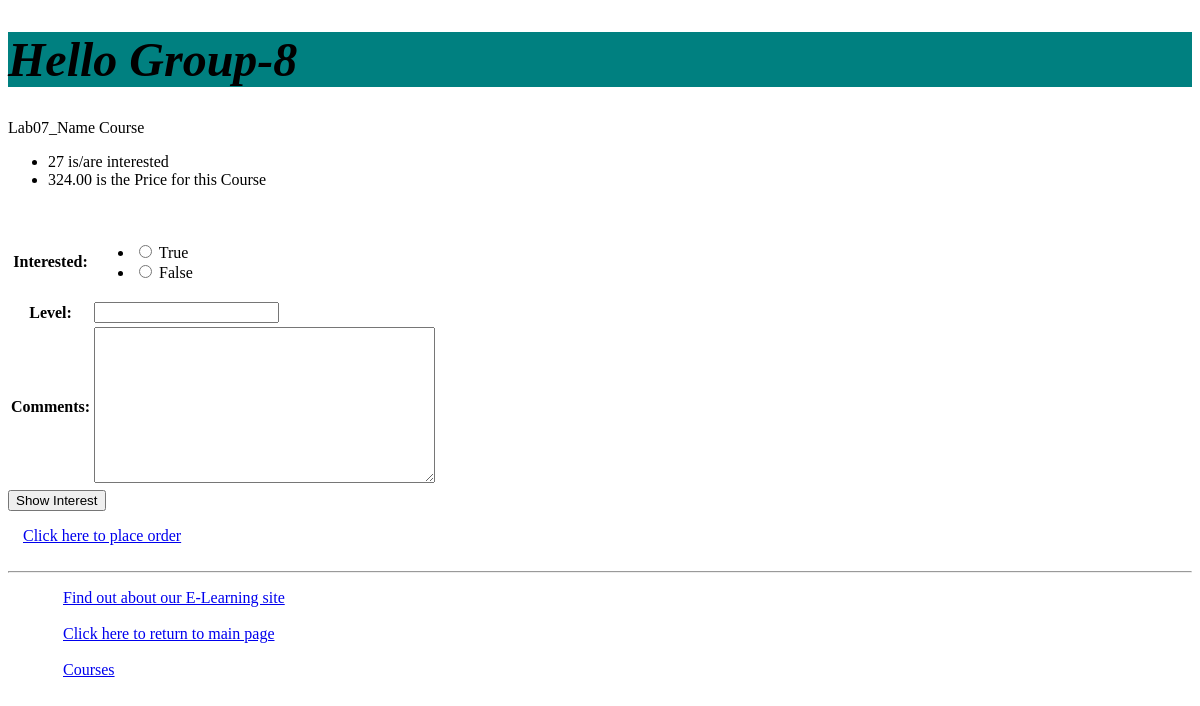
The app's page /myapp/courses/17, older data.
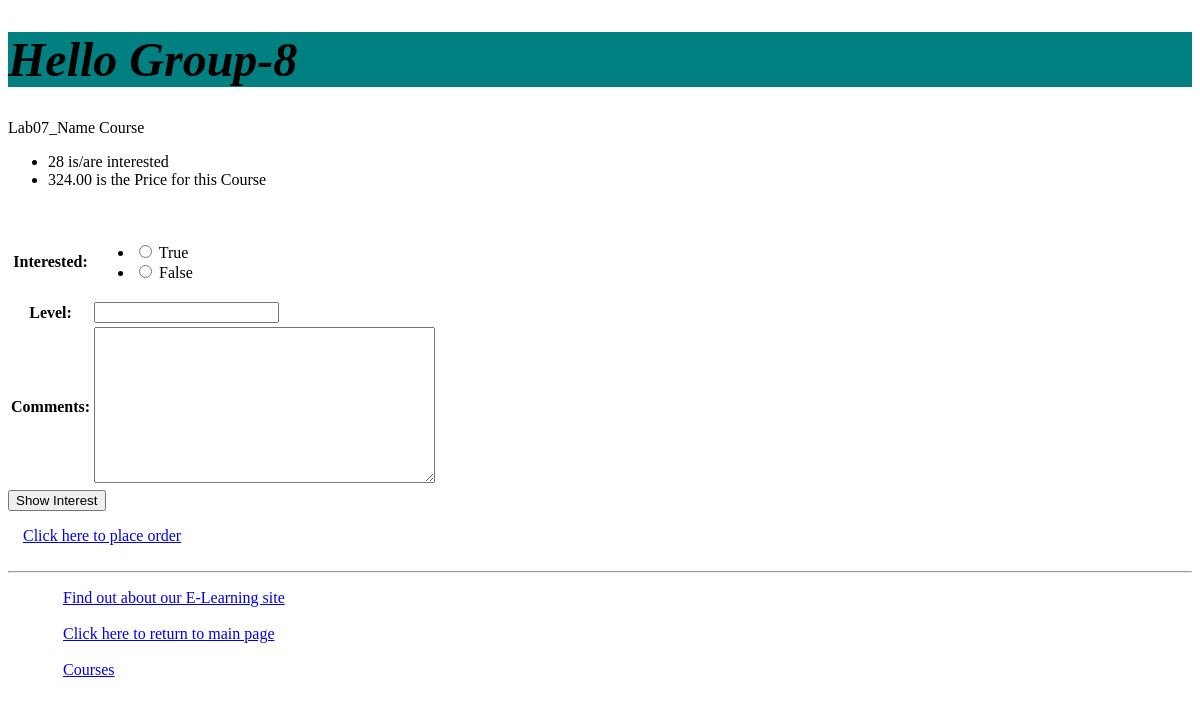
The same page, newer data.
### myapp/models.py (models this page shows, shortened)
class Course(models.Model):
    topic = models.ForeignKey(Topic, related_name='courses', on_delete=models.CASCADE)
    name = models.CharField(max_length=200)
    price = models.DecimalField(max_digits=10, decimal_places=2)
    for_everyone = models.BooleanField(default=True)
    description = models.TextField(max_length=300, null=True, blank=True)
    interested = models.PositiveIntegerField(default=0)
    stages = models.PositiveIntegerField(default=3)

### myapp/views.py (the view)
# urls.py: path(r'courses/<int:cour_id>', views.coursedetail),
def coursedetail(request, cour_id):
    msg = ''
    cour = Course.objects.filter(id=cour_id).get()
    if request.method == 'POST':
        form = InterestForm(request.POST)
        if form.is_valid():
            if form.cleaned_data['interested'] == '1':
                msg = 'Your interest has been recorded.'
                print(cour.interested)
                cour.interested += 1
                cour.save()
                print(cour.interested)
            else:
                msg = 'You are not interested, got it'
            print(msg)
            return redirect('../../myapp/')
    else:
        form = InterestForm()
    return render(request, 'myapp/coursedetail.html', {'form': form, 'cour': cour})

### myapp/forms.py
class InterestForm(forms.Form):
    interested = forms.ChoiceField(widget=forms.RadioSelect, choices=[
            (1, "True"),
            (0, "False"),
        ])
    level = forms.IntegerField(min_value=1)
    comments = forms.CharField(widget=forms.Textarea)

### myapp/templates/myapp/coursedetail.html (shortened to what this page needs)
{% extends 'myapp/base.html' %}
{% block body_block %}
<p>{{ cour.name }} Course</p>
<ul>
    <li>{{ cour.interested }} is/are interested</li>
    <li>{{ cour.price }} is the Price for this Course</li>
<br>
</ul>
<p>
    <form method="post" action="">
        <table>
        {{ form.as_table }}
        </table>
    <input type="submit" value="Show Interest"/>
    </form>
</p>
    <li class="hbar1"><a href="{% url 'myapp:index' %}place_order">Click here to place order</a><br /></li>
{% endblock %}

Row changes from the older to the newer data that the page shows:
changed Course "Lab07_Name": interested "27" → "28"
